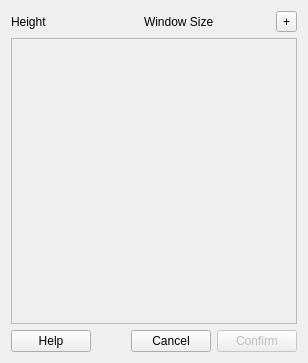
<?xml version="1.0" encoding="UTF-8"?>
<ui version="4.0">
 <class>TopsThresholdsForm</class>
 <widget class="QWidget" name="TopsThresholdsForm">
  <property name="geometry">
   <rect>
    <x>0</x>
    <y>0</y>
    <width>308</width>
    <height>363</height>
   </rect>
  </property>
  <property name="windowTitle">
   <string>Treetop Thresholds</string>
  </property>
  <layout class="QVBoxLayout" name="verticalLayout">
   <item>
    <layout class="QGridLayout" name="gridLayout_3">
     <item row="0" column="0">
      <widget class="QLabel" name="label">
       <property name="text">
        <string>Height</string>
       </property>
      </widget>
     </item>
     <item row="0" column="1">
      <widget class="QLabel" name="label_2">
       <property name="text">
        <string>Window Size</string>
       </property>
      </widget>
     </item>
     <item row="0" column="2">
      <widget class="QToolButton" name="btnAddItem">
       <property name="text">
        <string>+</string>
       </property>
      </widget>
     </item>
    </layout>
   </item>
   <item>
    <widget class="QScrollArea" name="scrollArea">
     <property name="widgetResizable">
      <bool>true</bool>
     </property>
     <widget class="QWidget" name="contents">
      <property name="geometry">
       <rect>
        <x>0</x>
        <y>0</y>
        <width>288</width>
        <height>275</height>
       </rect>
      </property>
     </widget>
    </widget>
   </item>
   <item>
    <layout class="QHBoxLayout" name="buttonLayout">
     <item>
      <widget class="QPushButton" name="btnHelp">
       <property name="mouseTracking">
        <bool>false</bool>
       </property>
       <property name="acceptDrops">
        <bool>false</bool>
       </property>
       <property name="text">
        <string>Help</string>
       </property>
      </widget>
     </item>
     <item>
      <spacer name="horizontalSpacer">
       <property name="orientation">
        <enum>Qt::Horizontal</enum>
       </property>
       <property name="sizeHint" stdset="0">
        <size>
         <width>40</width>
         <height>20</height>
        </size>
       </property>
      </spacer>
     </item>
     <item>
      <widget class="QPushButton" name="btnCancel">
       <property name="enabled">
        <bool>true</bool>
       </property>
       <property name="mouseTracking">
        <bool>false</bool>
       </property>
       <property name="acceptDrops">
        <bool>false</bool>
       </property>
       <property name="text">
        <string>Cancel</string>
       </property>
      </widget>
     </item>
     <item>
      <widget class="QPushButton" name="btnExit">
       <property name="enabled">
        <bool>false</bool>
       </property>
       <property name="mouseTracking">
        <bool>false</bool>
       </property>
       <property name="acceptDrops">
        <bool>false</bool>
       </property>
       <property name="text">
        <string>Confirm</string>
       </property>
      </widget>
     </item>
    </layout>
   </item>
  </layout>
 </widget>
 <resources/>
 <connections/>
</ui>
